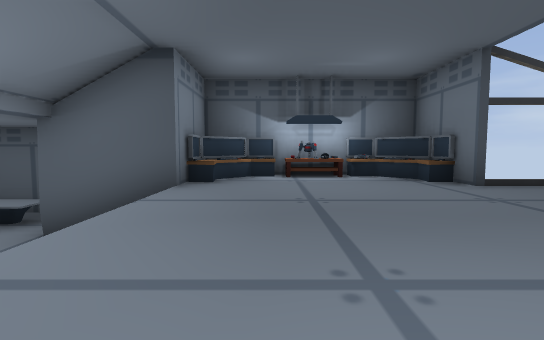
View 1 (above)

22 first-person views from a walk through a level from a Godot 3-D game. The camera is 1.2 m above the floor, tilts 4° down and sees 85° across. Doors that lead somewhere are drawn open, without their leaves. The floor is counted in squares, 2 m on a side. Each view is taken from the middle of a square. On the plan, view 1 faces up. The plan holds only what a view shows up to about 9 squares ahead; the rest is blank. The place goes on beyond the plan. Some surface patterns are stand-ins.

View 2
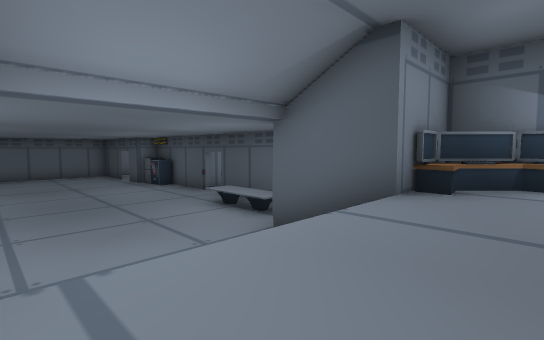

View 3
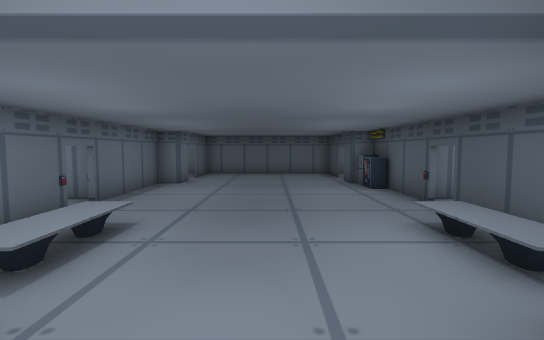

View 4
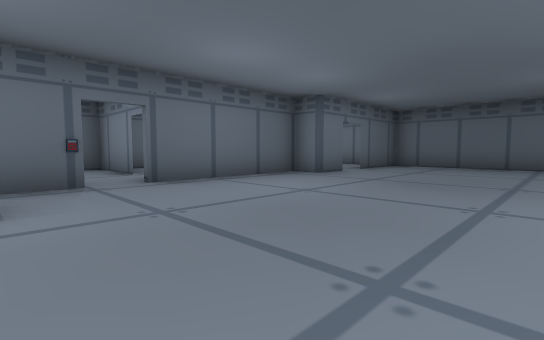

View 5
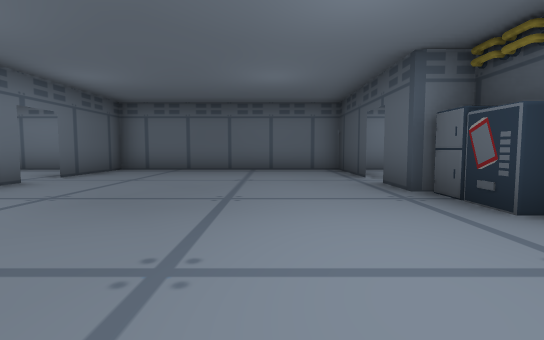

View 6
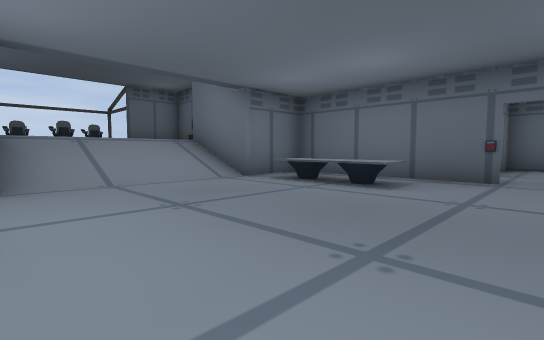

View 7
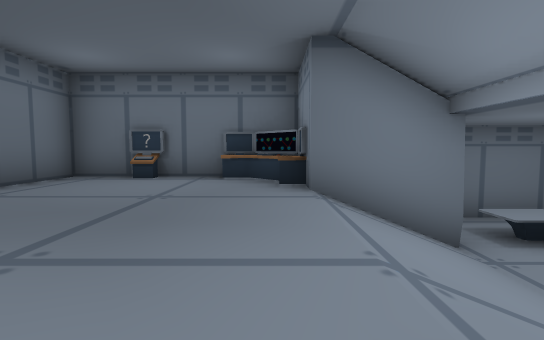

View 8
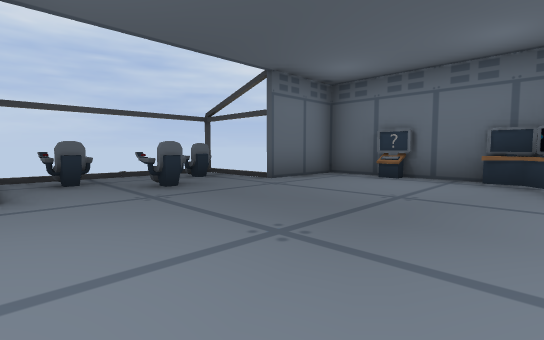

View 9
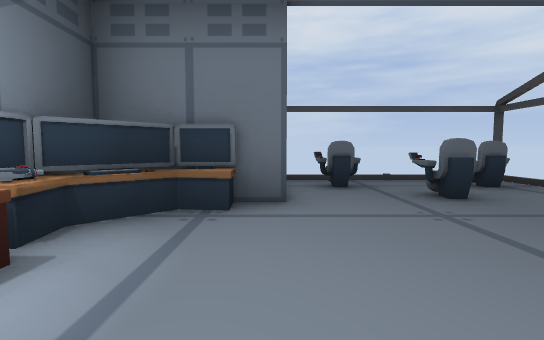

View 10
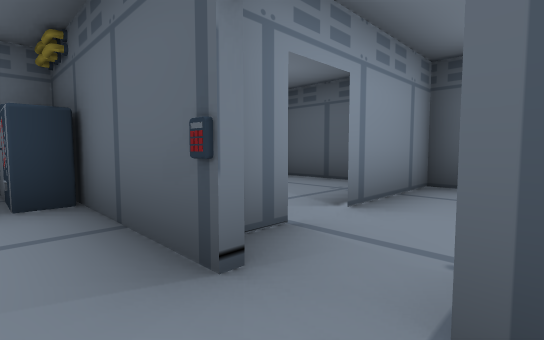

View 11
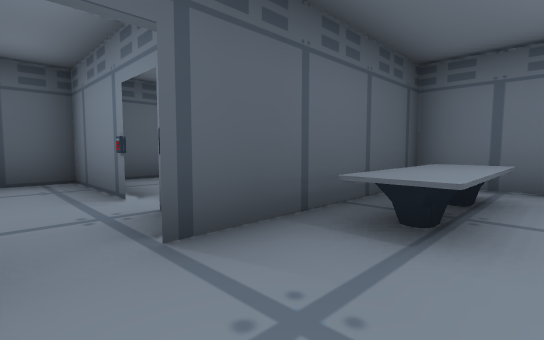

View 12
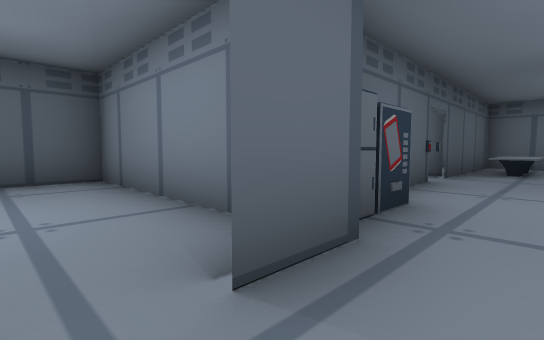

View 13
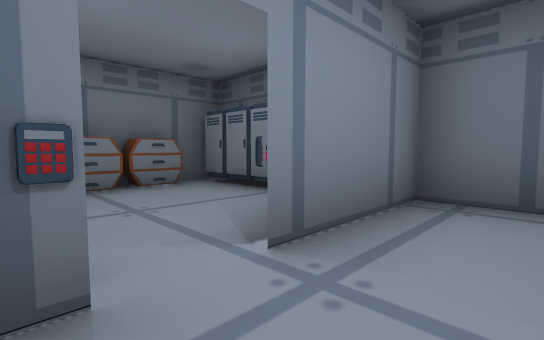

View 14
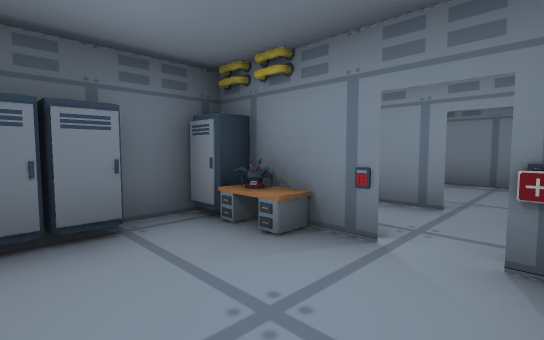

View 15
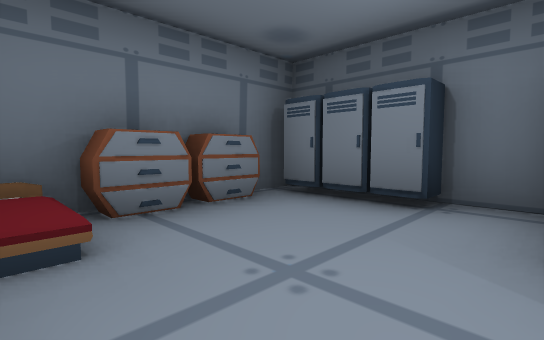

View 16
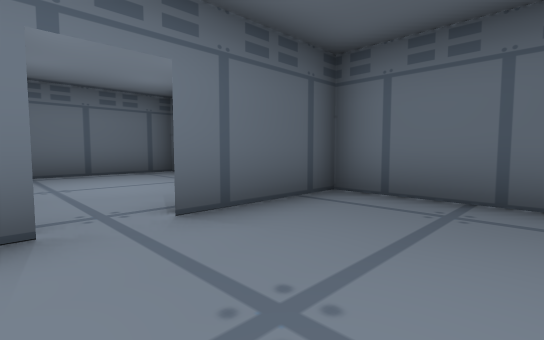

View 17
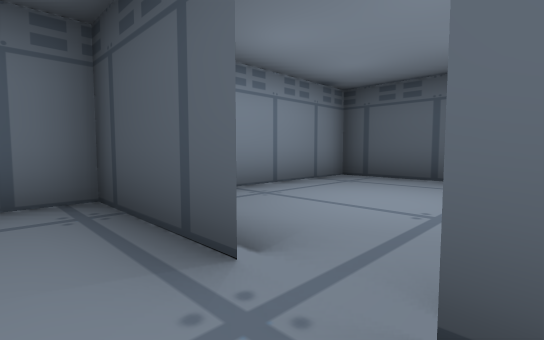

View 18
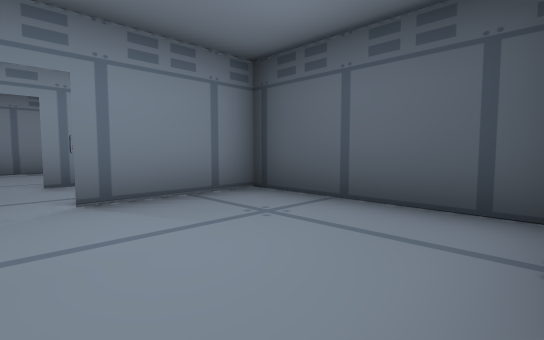

View 19
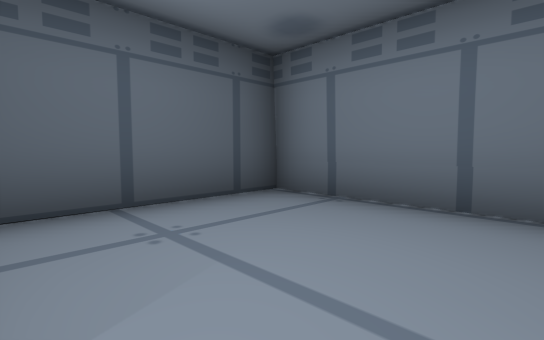

View 20
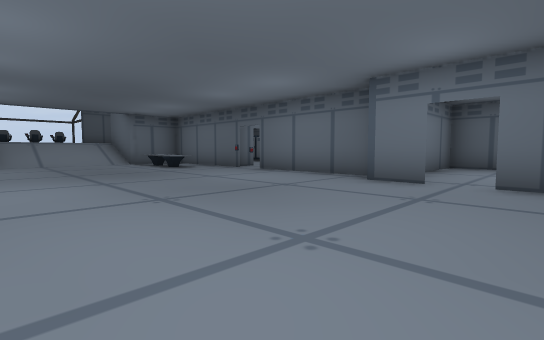

View 21
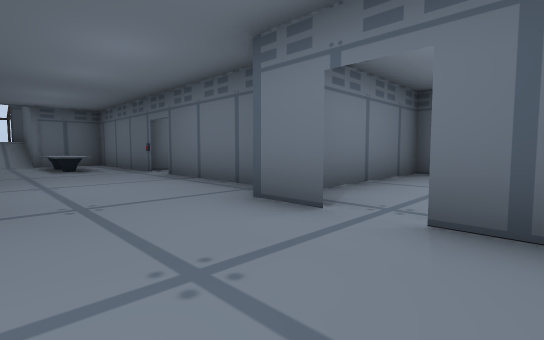

View 22
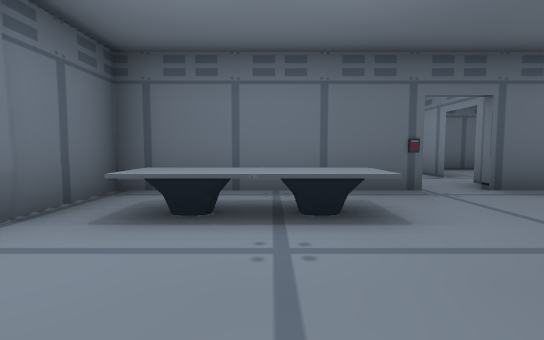

### Floor plan
Key: @ floor where view 1 was taken; # wall or solid block; . main floor; : floor 1.75 m higher than the main floor; / step, stairs or slope; D open door; T table; E desk; F fridge; M machine; C chair; R drawers; L closet; B bed; O other object.
Columns run from 18 left of view 1 to 6 right of it. Each row starts with its distance up from view 1.
 12 ################
 11 #....#..#.#....#
 10 #....#..#.#....#
  9 #....#..#.#....#
  8 #....#..D.D....#
  7 #....####DD###########
  6 ###DDFM....TTT.##E:::E
  5 #..............##:::::#
  4 #..............//::::::C
  3 #..............//:::::C:
  2 #..............//:::::::
  1 #..............//::::::C#
  0 #..D.......TTT.##E@:::#
 -1 ###DD####DD######OE:O:#
 -2 #....#  D.#../B########
 -3 #....#..D.D...R
 -4 #....#..#..E..R
 -5 #....#..#.OLLLL
 -6 ###############

Where each view was taken, in squares from view 1:
view 1: 0 up, 0 right, facing up
view 2: 1 up, 0 right, facing up-left
view 3: 3 up, 2 left, facing left
view 4: 4 up, 7 left, facing down-left
view 5: 4 up, 9 left, facing left
view 6: 5 up, 9 left, facing down-right
view 7: 5 up, 1 left, facing down
view 8: 5 up, 1 left, facing down-right
view 9: 5 up, 0 right, facing right
view 10: 6 up, 8 left, facing up-left
view 11: 5 up, 9 left, facing up-right
view 12: 5 up, 15 left, facing up-right
view 13: 2 down, 9 left, facing down-right
view 14: 2 down, 5 left, facing down-left
view 15: 2 down, 7 left, facing down-right
view 16: 2 up, 14 left, facing down-left
view 17: 5 up, 14 left, facing up-left
view 18: 8 up, 4 left, facing up-left
view 19: 8 up, 7 left, facing up-right
view 20: 5 up, 16 left, facing down-right
view 21: 2 up, 16 left, facing down-right
view 22: 3 up, 6 left, facing down
